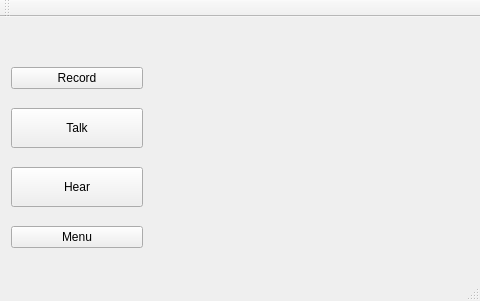
<?xml version="1.0" encoding="UTF-8"?>
<ui version="4.0">
 <class>MainWindow</class>
 <widget class="QMainWindow" name="MainWindow">
  <property name="geometry">
   <rect>
    <x>0</x>
    <y>0</y>
    <width>480</width>
    <height>293</height>
   </rect>
  </property>
  <property name="sizePolicy">
   <sizepolicy hsizetype="Fixed" vsizetype="Fixed">
    <horstretch>0</horstretch>
    <verstretch>0</verstretch>
   </sizepolicy>
  </property>
  <property name="cursor">
   <cursorShape>BlankCursor</cursorShape>
  </property>
  <property name="contextMenuPolicy">
   <enum>Qt::DefaultContextMenu</enum>
  </property>
  <property name="acceptDrops">
   <bool>false</bool>
  </property>
  <property name="windowTitle">
   <string>MainWindow</string>
  </property>
  <property name="animated">
   <bool>true</bool>
  </property>
  <property name="documentMode">
   <bool>false</bool>
  </property>
  <property name="tabShape">
   <enum>QTabWidget::Rounded</enum>
  </property>
  <property name="dockNestingEnabled">
   <bool>false</bool>
  </property>
  <property name="unifiedTitleAndToolBarOnMac">
   <bool>false</bool>
  </property>
  <widget class="QWidget" name="centralWidget">
   <layout class="QHBoxLayout" name="horizontalLayout_3">
    <item>
     <layout class="QVBoxLayout" name="verticalLayout_4">
      <property name="spacing">
       <number>0</number>
      </property>
      <item>
       <spacer name="verticalSpacer">
        <property name="orientation">
         <enum>Qt::Vertical</enum>
        </property>
        <property name="sizeType">
         <enum>QSizePolicy::Fixed</enum>
        </property>
        <property name="sizeHint" stdset="0">
         <size>
          <width>20</width>
          <height>20</height>
         </size>
        </property>
       </spacer>
      </item>
      <item>
       <widget class="QPushButton" name="record_or_stop_btn">
        <property name="text">
         <string>Record</string>
        </property>
       </widget>
      </item>
      <item>
       <widget class="QPushButton" name="talk_btn">
        <property name="sizePolicy">
         <sizepolicy hsizetype="Minimum" vsizetype="Maximum">
          <horstretch>0</horstretch>
          <verstretch>0</verstretch>
         </sizepolicy>
        </property>
        <property name="minimumSize">
         <size>
          <width>0</width>
          <height>40</height>
         </size>
        </property>
        <property name="text">
         <string>Talk</string>
        </property>
       </widget>
      </item>
      <item>
       <widget class="QPushButton" name="hear_btn">
        <property name="sizePolicy">
         <sizepolicy hsizetype="Minimum" vsizetype="Maximum">
          <horstretch>0</horstretch>
          <verstretch>0</verstretch>
         </sizepolicy>
        </property>
        <property name="minimumSize">
         <size>
          <width>0</width>
          <height>40</height>
         </size>
        </property>
        <property name="text">
         <string>Hear</string>
        </property>
       </widget>
      </item>
      <item>
       <widget class="QPushButton" name="menu_btn">
        <property name="text">
         <string>Menu</string>
        </property>
       </widget>
      </item>
     </layout>
    </item>
    <item>
     <layout class="QHBoxLayout" name="horizontalLayout_2">
      <item>
       <widget class="videopane" name="videoPane" native="true">
        <property name="enabled">
         <bool>true</bool>
        </property>
        <property name="sizePolicy">
         <sizepolicy hsizetype="Minimum" vsizetype="Minimum">
          <horstretch>0</horstretch>
          <verstretch>0</verstretch>
         </sizepolicy>
        </property>
        <property name="minimumSize">
         <size>
          <width>320</width>
          <height>240</height>
         </size>
        </property>
        <property name="maximumSize">
         <size>
          <width>320</width>
          <height>240</height>
         </size>
        </property>
        <property name="palette">
         <palette>
          <active>
           <colorrole role="Base">
            <brush brushstyle="SolidPattern">
             <color alpha="255">
              <red>255</red>
              <green>255</green>
              <blue>255</blue>
             </color>
            </brush>
           </colorrole>
           <colorrole role="Window">
            <brush brushstyle="SolidPattern">
             <color alpha="255">
              <red>0</red>
              <green>0</green>
              <blue>127</blue>
             </color>
            </brush>
           </colorrole>
          </active>
          <inactive>
           <colorrole role="Base">
            <brush brushstyle="SolidPattern">
             <color alpha="255">
              <red>255</red>
              <green>255</green>
              <blue>255</blue>
             </color>
            </brush>
           </colorrole>
           <colorrole role="Window">
            <brush brushstyle="SolidPattern">
             <color alpha="255">
              <red>0</red>
              <green>0</green>
              <blue>127</blue>
             </color>
            </brush>
           </colorrole>
          </inactive>
          <disabled>
           <colorrole role="Base">
            <brush brushstyle="SolidPattern">
             <color alpha="255">
              <red>0</red>
              <green>0</green>
              <blue>127</blue>
             </color>
            </brush>
           </colorrole>
           <colorrole role="Window">
            <brush brushstyle="SolidPattern">
             <color alpha="255">
              <red>0</red>
              <green>0</green>
              <blue>127</blue>
             </color>
            </brush>
           </colorrole>
          </disabled>
         </palette>
        </property>
       </widget>
      </item>
     </layout>
    </item>
   </layout>
  </widget>
  <widget class="QToolBar" name="mainToolBar">
   <attribute name="toolBarArea">
    <enum>TopToolBarArea</enum>
   </attribute>
   <attribute name="toolBarBreak">
    <bool>false</bool>
   </attribute>
  </widget>
  <widget class="QStatusBar" name="statusBar"/>
 </widget>
 <layoutdefault spacing="6" margin="11"/>
 <customwidgets>
  <customwidget>
   <class>videopane</class>
   <extends>QWidget</extends>
   <header>videopane.h</header>
   <container>1</container>
  </customwidget>
 </customwidgets>
 <resources/>
 <connections/>
</ui>
